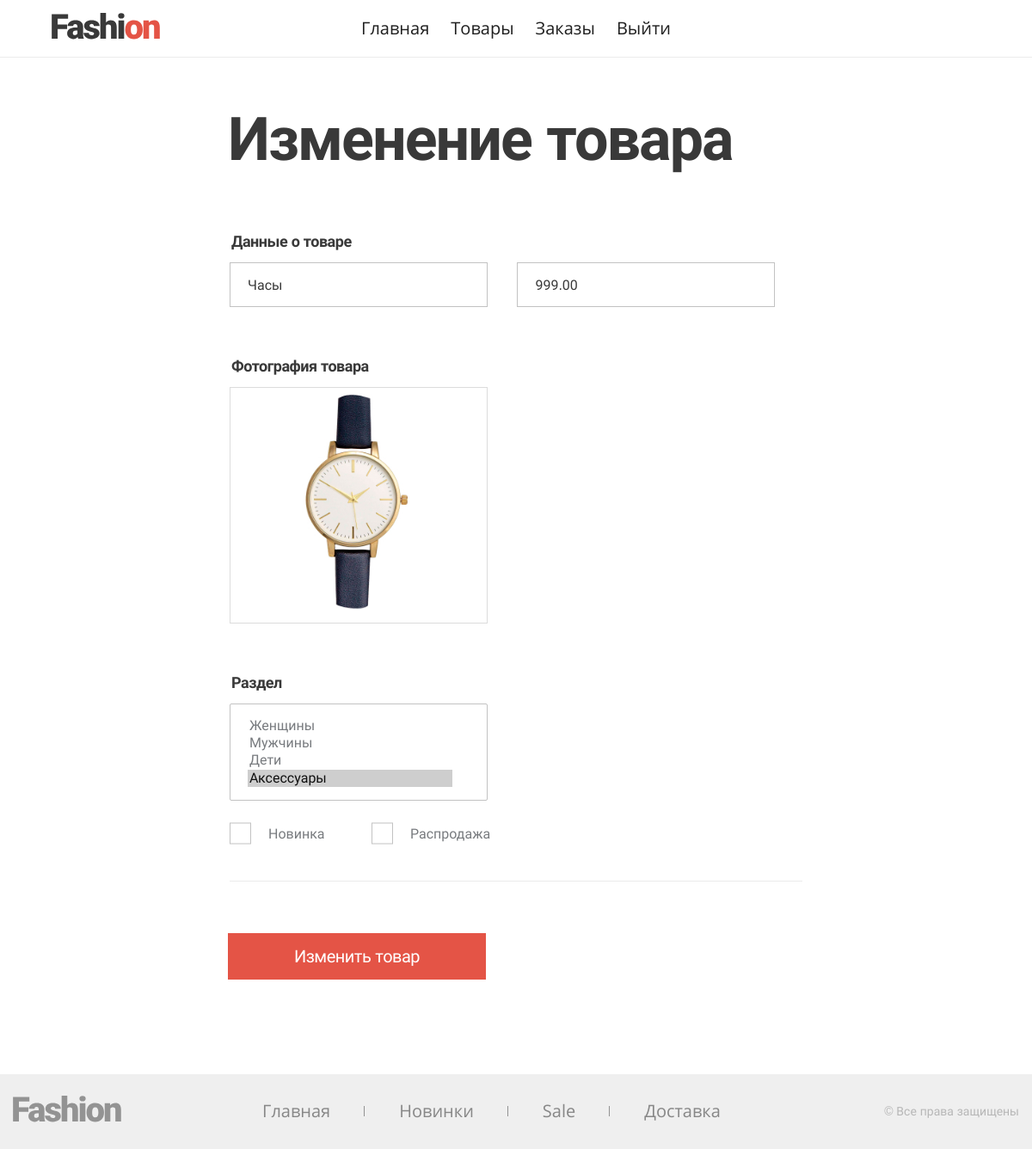
The page /admin/products/update/?id=10002 (signed in) on the database its author committed.
### tables this page shows
CREATE TABLE `products` (
  `id` int(11) NOT NULL AUTO_INCREMENT,
  `name` varchar(45) NOT NULL,
  `price` decimal(8,2) NOT NULL,
  `img_path` varchar(255) NOT NULL,
  `activity` int(1) NOT NULL DEFAULT '1',
  `novelty` int(1) NOT NULL DEFAULT '0',
  `sale` int(1) NOT NULL DEFAULT '0',
  `create_time` timestamp NULL DEFAULT CURRENT_TIMESTAMP,
  PRIMARY KEY (`id`),
  KEY `index_name_asc` (`name`),
  KEY `index_price_asc` (`price`)
);

### helpers/helper_db.php (called while the page is built, shortened)
<?php
function connect() {
    include $_SERVER['DOCUMENT_ROOT'] . '/include/config.php';
    static $connection = null;
    if (null === $connection) {
        $connection = mysqli_connect($host, $user_db, $password_db, $dbname) or die('connection Error');
        $connection->set_charset("utf8");
    }
    return $connection;
}
function getRoles(int $id) {
    $roles = [];
    $query = "select roles.title from users
            join role_user on role_user.users_id = users.id
            join roles on roles.id = role_user.roles_id
            where users.id = '$id'";
    $result = mysqli_query(connect(), $query);
    while ($row = mysqli_fetch_assoc($result)) {
        $roles[] = $row['title'];
    }
    return $roles;
}
function getSectionsOfProduct($id) {
    $id = mysqli_real_escape_string(connect(), $id);
    $sections = [];
    $query = "select sections.name from product_section
                join sections on sections.id = product_section.sections_id
                where product_section.products_id = '$id'";
    $result = mysqli_query(connect(), $query);
    while ($row = mysqli_fetch_assoc($result)) {
        $sections[] = $row['name'];
    }
    return $sections;
}
function isAdmin(int $id) {
    return in_array('Администратор', getRoles($id));
}
function getProduct($id) {
    $id = mysqli_real_escape_string(connect(), $id);
    $query = "select * from products where id = '$id'";
    $result = mysqli_query(connect(), $query);
    return mysqli_fetch_array($result, MYSQLI_ASSOC);
}

### admin/products/update/index.php (the view, shortened to what this page needs)
<?php
include $_SERVER['DOCUMENT_ROOT'] . '/admin/templates/header.php';
$idProduct = (int)$_GET['id'];
$product = getProduct($idProduct);
$sections = getSectionsOfProduct($idProduct);
 ?>
<main class="page-add">
  <h1 class="h h--1">Изменение товара</h1>
  <?php if (isAdmin($_SESSION['user']['id']) && $product) { ?>
      <?php if (!isset($_POST['add-button']) || !empty($errors)) { ?>
      <form class="custom-form" method="post" enctype="multipart/form-data">
        <fieldset class="page-add__group custom-form__group">
          <legend class="page-add__small-title custom-form__title">Данные о товаре</legend>
          <label for="product-name" class="custom-form__input-wrapper page-add__first-wrapper">
            <input type="text" class="custom-form__input" name="product-name" id="product-name" value="<?= $product['name'] ?>">
          </label>
          <label for="product-price" class="custom-form__input-wrapper">
            <input type="text" class="custom-form__input" name="product-price" id="product-price" value="<?= $product['price'] ?>">
          </label>
        </fieldset>
        <fieldset class="page-add__group custom-form__group">
          <legend class="page-add__small-title custom-form__title">Фотография товара</legend>
          <ul class="add-list">
              <li class="add-list__item add-list__item--active">
                  <img src="<?= '/img/products/' . $product['img_path'] ?>">
              </li>
          </ul>
        </fieldset>
        <fieldset class="page-add__group custom-form__group">
          <legend class="page-add__small-title custom-form__title">Раздел</legend>
          <div class="page-add__select">
            <select name="category[]" class="custom-form__select" multiple="multiple">
              <option value="female" <?= in_array('female', $sections) ? 'selected' : '' ?>>Женщины</option>
              <option value="male" <?= in_array('male', $sections) ? 'selected' : '' ?>>Мужчины</option>
              <option value="children" <?= in_array('children', $sections) ? 'selected' : '' ?>>Дети</option>
              <option value="access" <?= in_array('access', $sections) ? 'selected' : '' ?>>Аксессуары</option>
            </select>
          </div>
          <label for="new" class="custom-form__checkbox-label">Новинка</label>
          <label for="sale" class="custom-form__checkbox-label">Распродажа</label>
        </fieldset>
        <button class="button" type="submit" name="add-button">Изменить товар</button>
      </form>
    <?php } ?>
<?php } else {?>
    <div>Не найден товар для редактирования, либо вы не Администратор.</div>
<?php } ?>
</main>
<?php include $_SERVER['DOCUMENT_ROOT'] . '/templates/footer.php'; ?>

### rows shown on the page
products: product-name "Часы", product-price "999.00", img_path (picture)
